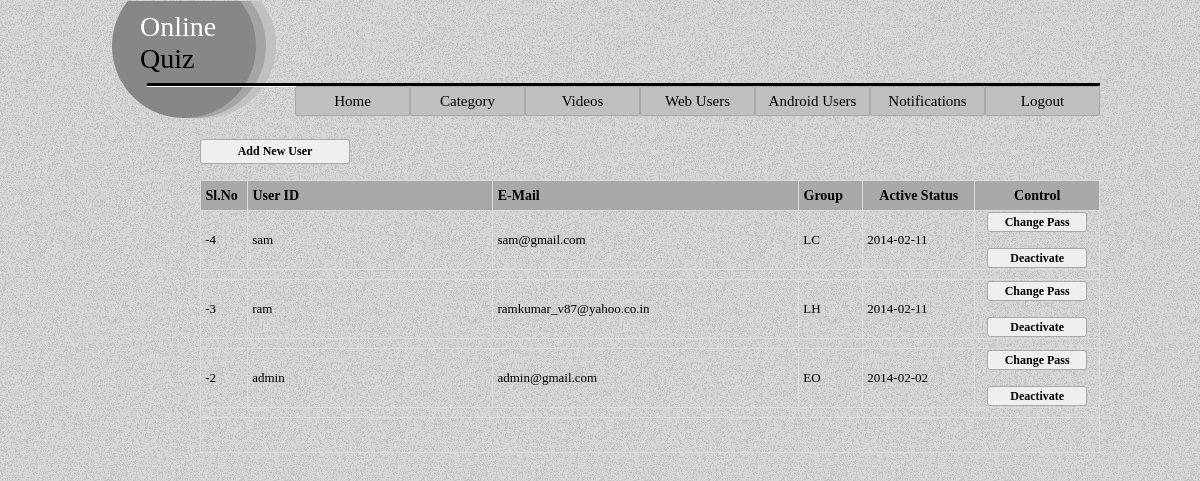
The app's page /OnlineQuiz/Model/WebUsersList.php (signed in) with its own data.
### tables this page shows
CREATE TABLE IF NOT EXISTS `users` (
  `ID` int(11) NOT NULL AUTO_INCREMENT,
  `UserID` varchar(50) NOT NULL DEFAULT '',
  `Password` varchar(50) DEFAULT NULL,
  `EMail` varchar(150) DEFAULT NULL,
  `Gender` varchar(1) DEFAULT NULL,
  `CanRead` varchar(1) DEFAULT NULL,
  `CanWrite` varchar(1) DEFAULT NULL,
  `CanModify` varchar(1) DEFAULT NULL,
  `DateOfCreated` date DEFAULT NULL,
  `Group` varchar(5) DEFAULT NULL,
  `IsActive` int(11) DEFAULT '1',
  PRIMARY KEY (`UserID`),
  UNIQUE KEY `ID` (`ID`)
);

### OnlineQuiz/Model/WebUsersList.php (the view, shortened to what this page needs)
<!DOCTYPE html>
<html>
    <head>
        <link rel="stylesheet" href="Styles/Style.css"/>
    </head>
    <body>
        <div id="mainContainer">
            <div id="header">
                <div id="logo">
                    <div style="margin-left: 40px; margin-top: 10px;">
                        <span style="color: white; font-family: verdana; font-size: 28px;">Online</span>&nbsp;&nbsp;&nbsp;
                        <span style="color: black; font-family: verdana; font-size: 28px;">Quiz</span>
                    </div>
                </div>
                <div id="menu">
                    <ul>
                        <a href="welcome.php"><li>Home</li></a>
                        <a href="CategoryList.php"><li>Category</li></a>
                        <a href="VideoList.php"><li>Videos</li></a>
                        <a href="WebUsersList.php"><li>Web Users</li></a>
                        <a href="AndroidUsers.php"><li>Android Users</li></a>
                        <a href="Notifications.php"><li>Notifications</li></a>
                        <a href="logout.php"><li>Logout</li></a>
                    </ul>              </div>
            </div>
            <div style="width: 900px; height: 400px; margin: 0 auto; float: right;">
                <br/>
                <a href="CategoryNew.php">
                    <input type="button" value="Add New User" class="button" style="width: 150px;"/>
                </a>
                <table border="1" cellspacing="4" style="border-collapse: collapse; border-color: gainsboro; width: 100%; font-family: verdana;">
                    <tr style="font-size: 14px; font-weight: bold; background-color: darkgray; height: 30px; border: solid thin gainsboro">
                        <td width="30px">&nbsp;Sl.No</td>
                        <td width="200px">&nbsp;User ID</td>
                        <td width="250px">&nbsp;E-Mail</td>
                        <td width="50px">&nbsp;Group</td>
                        <td width="90px" align="center">Active Status</td>
                        <td width="100px" align="center">Control</td>
                    </tr>
                    <?php
                    $tbl_name = "Users";
                    $limit = 5;
                    if (isset($_GET['page']))
                        $page = $_GET['page'];
                    else
                        $page = "";
                    if ($page > 0)
                        $start = ($page - 1) * $limit;
                    else
                        $start = 0;
                    $sql = "SELECT * FROM $tbl_name ORDER BY DateOfCreated DESC LIMIT $start, $limit";
                    $result = mysql_query($sql);
                    $i = (($page - 1) * $limit) + 1;
                    while ($row = mysql_fetch_array($result)) {
                        echo "<tr style='font-size:13px; border: solid thin gainsboro'>";
                        echo "<td >&nbsp;$i</td>";
                        echo "<td >&nbsp;$row[1]</td>";
                        echo "<td>&nbsp;$row[3]</td>";
                        echo "<td>&nbsp;$row[9]</td>";
                        echo "<td>&nbsp;$row[8]</td>";
                        echo "<td align='center'>";
                        echo "<a href='ChangePassword.php?page=$page&User=$row[0]'><input type='button' value='Change Pass' class='button' style='height:20px; width:100px;'/></a><br><br>";
                        if ($row[10] == 0) {
                            echo "<a href = 'WebUserActivate.php?page=$page&user=$row[1]'><input type = 'button' value = 'Activate' class = 'button' style = 'height:20px; width:100px;'/></a>";
                        } else {
                            echo "<a href = 'WebUserDeactivate.php?page=$page&user=$row[1]'><input type = 'button' value = 'Deactivate' class = 'button' style = 'height:20px; width:100px;'/></a>";
                        }
                        echo "</td>";
                        $i++;
                        echo "</tr>";
                        echo "<tr style='font-size:13px; border: solid thin gainsboro; height:10px;'><td colspan='7'></td></tr>";
                    }
                    ?>
                    <?php
                    echo "<tr style='height:35px; border: solid thin gainsboro'>";
                    echo "<td colspan='6' align='center'>";
                    echo "</td></tr>";
                    ?>
                </table>
            </div>
        </div>
    </body>
</html>

### OnlineQuiz/Model/Styles/Style.css (style rules this page uses)
body { background-image: url('../Images/bodybg.jpg'); margin: 1px; }
#mainContainer { margin: 0 auto; width: 1000px; height: 650px; }
#header { height: 120px; background-image: url('../Images/logo2.jpg'); background-repeat: no-repeat; }
#logo { float: left; width: 130px; height: 120px; }
#menu { float: right; width: 805px; height: 30px; margin-top: 85px; background-color: silver; border-radius: 3px; }
#menu ul { list-style: none; margin-left: 0px; margin-top: 0px; padding-left: 0px; float: bottom; }
#menu ul li { float: left; width: 113px; height: 28px; padding: 0px; background-color: silver; text-align: center; line-height: 28px; font-family: cursive; font-size: 15px; border-radius: 3px; color: black; border:solid darkgrey thin; }
.button { border: solid darkgray thin; border-radius: 3px; height: 25px; width: 75px; font-family: verdana; font-size: 12px; font-weight: bold; }

### records on screen
users: UserID "sam", EMail "sam@gmail.com", Group "LC", DateOfCreated "2014-02-11"
users: UserID "ram", EMail "ramkumar_v87@yahoo.co.in", Group "LH", DateOfCreated "2014-02-11"
users: UserID "admin", EMail "admin@gmail.com", Group "EO", DateOfCreated "2014-02-02"
